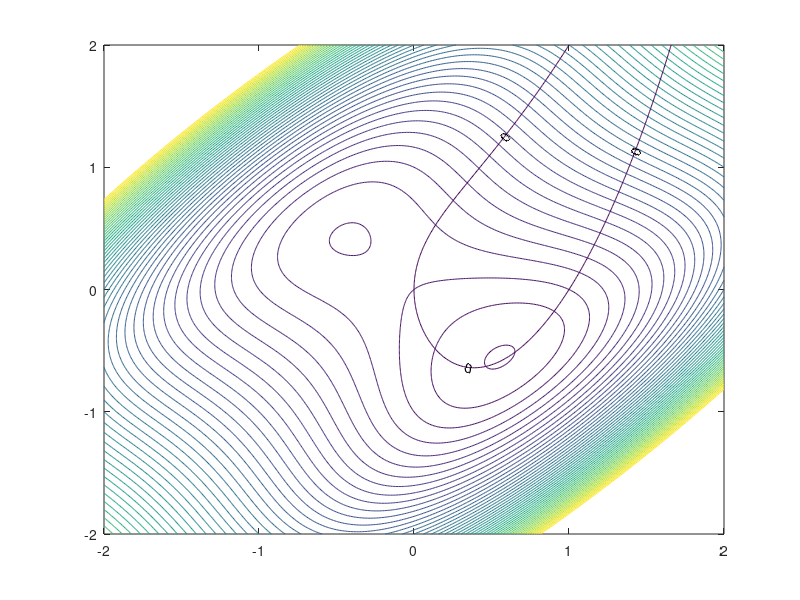

MATLAB code to generate this figure:
clear all;

x=[-2:0.01:2];
y=[-2:0.01:2];
[x1,x2]=meshgrid(x,y);
f = (x2 - x1).^4 + 8.*x2.*x1 - x1 + x2 + 3;
g = x1.^4 - 2.*x2.*(x1.^2) + (x1.^2) + (x2.^2) - 2.*x1;
figure(1)
contour(x1,x2,f,[-50:50]);
hold on
contour(x1,x2,g,[0,0],'ShowText','on');
hold off

% note that adding a constraint means adding another line to the graph
% (which in this case is g=0)